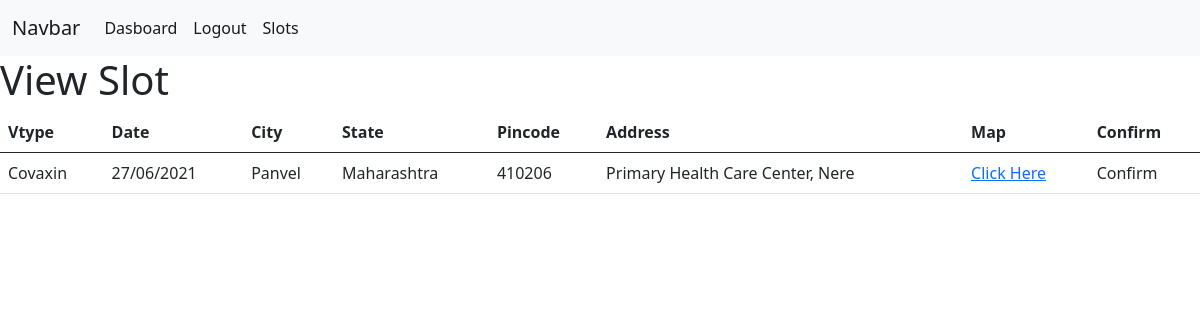
The page /selectSlot/3 (signed in) on the database its author committed.
### vacciapp/models.py (models this page shows, shortened)
class Slot(models.Model):
    vtype = models.CharField(max_length=200,null=True)
    date = models.CharField(max_length=200,null=True)
    address = models.CharField(max_length=200,null=True)
    city = models.CharField(max_length=200,null=True)
    state = models.CharField(max_length=200,null=True)
    pincode = models.CharField(max_length=200,null=True)
    addMap = models.CharField(max_length=200,null=True)
    date_created = models.DateTimeField(auto_now_add=True,null=True)

### vacciapp/views.py (the view)
# urls.py: path('selectSlot/<int:pk>',views.selectSlot,name='selectSlot')
def selectSlot(request,pk):
    slot = Slot.objects.get(pk=pk)
    context = {
        'slot' : slot,
    }
    return render(request,'vacciapp/selectSlot.html',context)

### templates/vacciapp/selectSlot.html
{% extends 'base.html' %}
{% block body %}
<h1>View Slot</h1>
<table class="table">
  <thead>
    <tr>
      <th scope="col">Vtype</th>
      <th scope="col">Date</th>
      <th scope="col">City</th>
      <th scope="col">State</th>
      <th scope="col">Pincode</th>
      <th scope="col">Address</th>
      <th scope="col">Map</th>
      <th scope="col">Confirm</th>
    </tr>
  </thead>
  <tbody>
    <tr>
      <td>{{slot.vtype}}</td>
      <td>{{slot.date}}</td>
      <td>{{slot.city}}</td>
      <td>{{slot.state}}</td>
      <td>{{slot.pincode}}</td>
       <td>{{slot.address}}</td>
      <td><a href="{{slot.addMap}}">Click Here</a></td>
      <td>Confirm</td>
    </tr>
 </tbody>
</table>
{% endblock body %}

### rows shown on the page
Slot: vtype "Covaxin", date "27/06/2021", city "Panvel", state "Maharashtra", pincode "410206", address "Primary Health Care Center, Nere"
